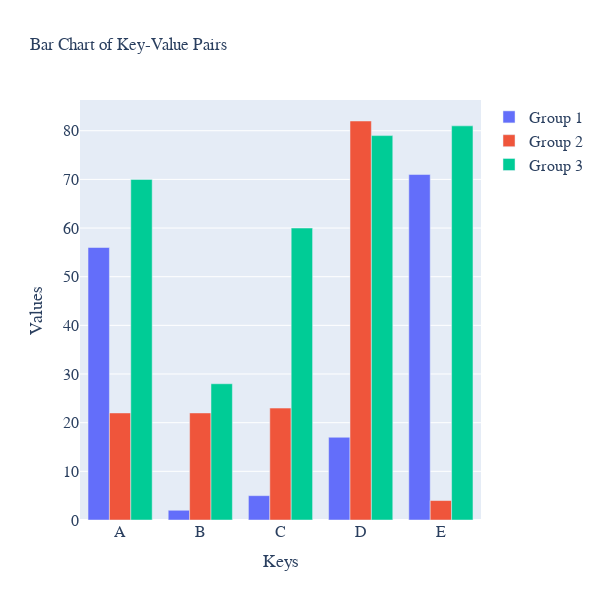

The code cell stored with this chart in its notebook:
### Code cell
# create figure
fig = go.Figure()

# plot data
for i, vals in enumerate(vals_array):
    fig.add_trace(
        go.Bar(x=keys, y=vals, name=f"Group {i+1}", hovertemplate=f"<b>Group {i+1}</b><br><b>Key:</b> %{{x}}<br><b>Value:</b> %{{y}}<extra></extra>")
    )

# update layout
fig.update_layout(
    barmode="group",
    font_family="Averta",
    hoverlabel_font_family="Averta",
    title_text="Bar Chart of Key-Value Pairs",
    xaxis_title_text="Keys",
    xaxis_title_font_size=18,
    xaxis_tickfont_size=16,
    yaxis_title_text="Values",
    yaxis_title_font_size=18,
    yaxis_tickfont_size=16,
    hoverlabel_font_size=16,
    legend_font_size=16,
    height=600, 
    width=600
)

fig.show()

### Figure 1 — Plotly figure (JSON) as saved in the notebook; plotly's stock layout.template omitted (floating-point values rounded to 4 significant figures)
{"data": [{"hovertemplate": "<b>Group 1</b><br><b>Key:</b> %{x}<br><b>Value:</b> %{y}<extra></extra>", "name": "Group 1", "type": "bar", "x": ["A", "B", "C", "D", "E"], "y": [56, 2, 5, 17, 71]}, {"hovertemplate": "<b>Group 2</b><br><b>Key:</b> %{x}<br><b>Value:</b> %{y}<extra></extra>", "name": "Group 2", "type": "bar", "x": ["A", "B", "C", "D", "E"], "y": [22, 22, 23, 82, 4]}, {"hovertemplate": "<b>Group 3</b><br><b>Key:</b> %{x}<br><b>Value:</b> %{y}<extra></extra>", "name": "Group 3", "type": "bar", "x": ["A", "B", "C", "D", "E"], "y": [70, 28, 60, 79, 81]}], "layout": {"barmode": "group", "font": {"family": "Averta"}, "height": 600, "hoverlabel": {"font": {"family": "Averta", "size": 16}}, "legend": {"font": {"size": 16}}, "title": {"text": "Bar Chart of Key-Value Pairs"}, "width": 600, "xaxis": {"autorange": true, "range": [-0.5, 4.5], "tickfont": {"size": 16}, "title": {"font": {"size": 18}, "text": "Keys"}, "type": "category"}, "yaxis": {"autorange": true, "range": [0, 86.32], "tickfont": {"size": 16}, "title": {"font": {"size": 18}, "text": "Values"}, "type": "linear"}}}
